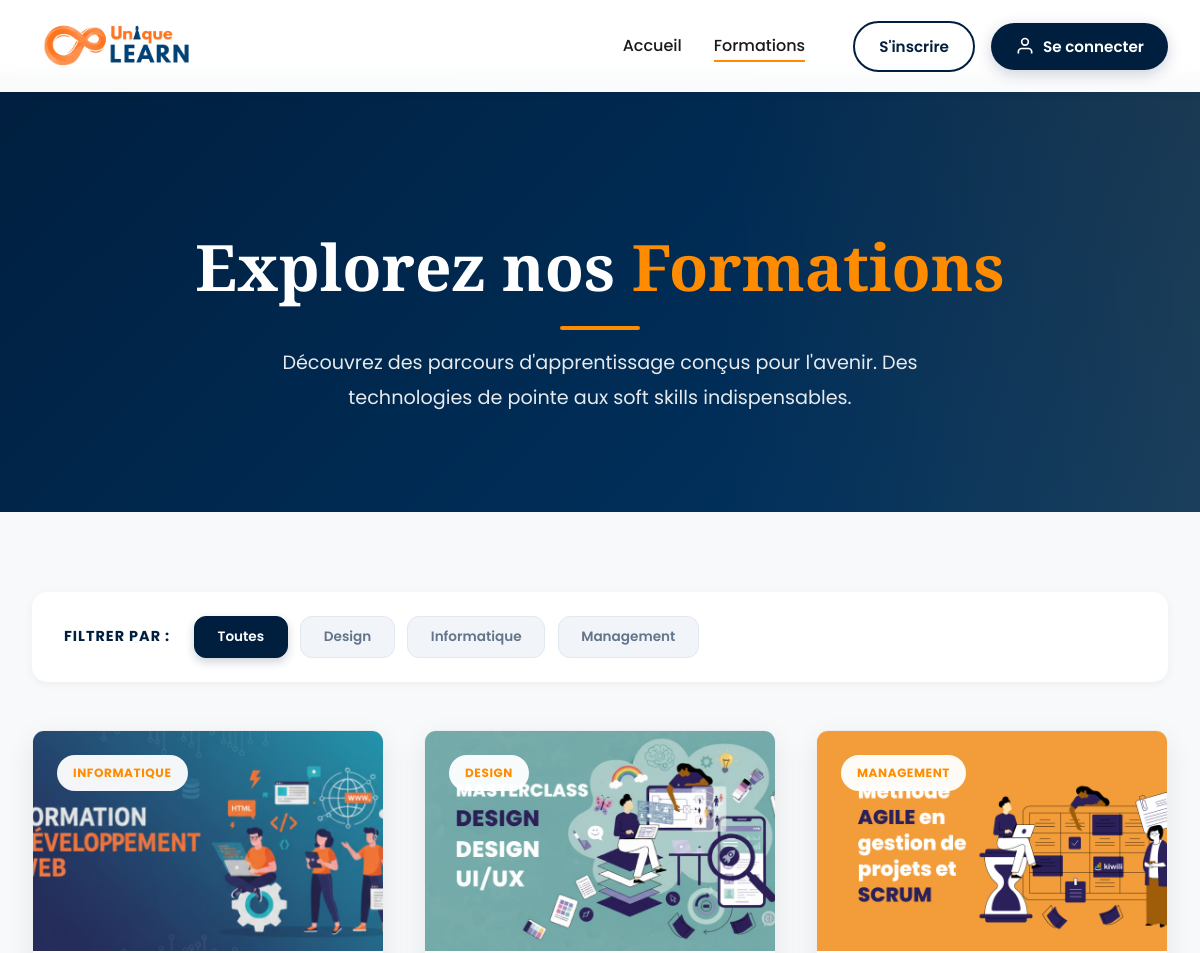
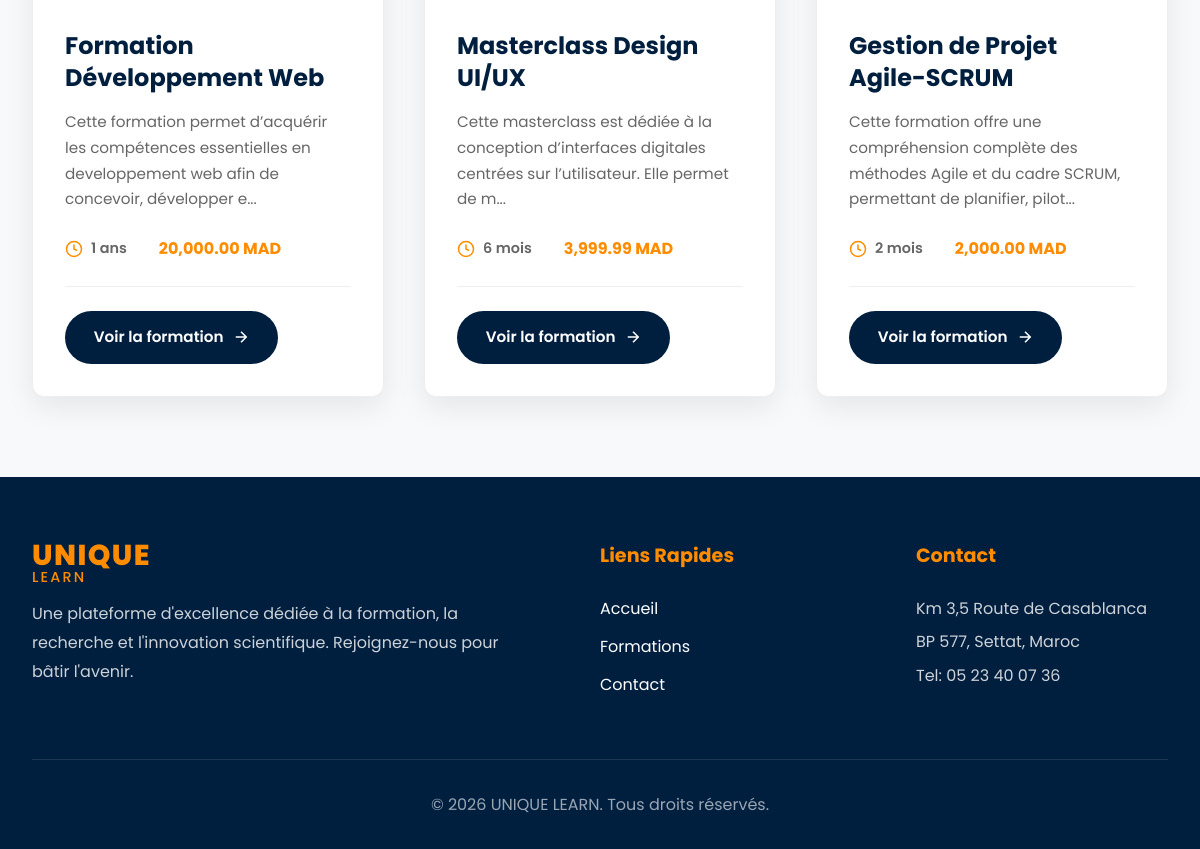
The page /formations.php on the database its author committed (2 pictures, top to bottom).
### tables this page shows
CREATE TABLE `formations` (
  `id` int(11) NOT NULL,
  `titre` varchar(255) NOT NULL,
  `categorie` varchar(100) NOT NULL,
  `description` text NOT NULL,
  `duree` varchar(50) NOT NULL,
  `prix` decimal(10,2) NOT NULL,
  `image_url` varchar(255) DEFAULT 'logo.png'
);

### public/formations.php (the view, shortened to what this page needs)
<?php
require_once '../includes/connexion.php';
include '../includes/header.php';
$selected_cat = $_GET['cat'] ?? '';
$cat_stmt = $pdo->query("SELECT DISTINCT categorie FROM formations WHERE categorie != '' ORDER BY categorie ASC");
$categories = $cat_stmt->fetchAll(PDO::FETCH_COLUMN);
$query = "SELECT * FROM formations";
$params = [];
$query .= " ORDER BY id DESC";
$stmt = $pdo->prepare($query);
$stmt->execute($params);
$formations = $stmt->fetchAll();
?>
<section class="formations-header">
    <div class="formations-header-overlay"></div>
    <div class="container">
        <div class="formations-header-content">
            <h1 class="formations-header-title">
                Explorez nos <span class="highlight-orange">Formations</span>
            </h1>
            <div class="section-underline"></div>
            <p class="formations-header-description">
                Découvrez des parcours d'apprentissage conçus pour l'avenir. Des technologies de pointe aux soft skills indispensables.
            </p>
        </div>
    </div>
</section>
<section class="catalogue-section" id="catalogue">
    <div class="container">
        <div class="filter-bar">
            <span class="filter-label">Filtrer par :</span>
            <div class="filter-buttons">
                <a href="formations.php#catalogue" class="filter-btn <?php echo !$selected_cat ? 'active' : ''; ?>">
                    Toutes
                </a>
                <?php foreach ($categories as $cat): ?>
                    <a href="formations.php?cat=<?php echo urlencode($cat); ?>#catalogue"
                       class="filter-btn <?php echo $selected_cat === $cat ? 'active' : ''; ?>">
                        <?php echo htmlspecialchars($cat); ?>
                    </a>
                <?php endforeach; ?>
            </div>
        </div>
        <div class="cards-grid">
            <?php if (empty($formations)): ?>
                <div class="empty-state">
                    <svg width="80" height="80" viewBox="0 0 24 24" fill="none" stroke="currentColor" stroke-width="1.5">
                        <circle cx="11" cy="11" r="8"></circle>
                        <path d="M21 21l-4.35-4.35"></path>
                    </svg>
                    <h3>Aucune formation trouvée</h3>
                    <p>Essayez de sélectionner une autre catégorie</p>
                    <a href="formations.php" class="btn btn-primary" style="margin-top: 2rem;">Voir toutes les formations</a>
                </div>
            <?php else: ?>
                <?php foreach ($formations as $f): ?>
                    <div class="program-card">
                        <div class="card-image" style="background-image: url('../assets/img/<?php echo $f['image_url']; ?>');">
                            <span class="card-badge badge-engineering"><?php echo htmlspecialchars($f['categorie']); ?></span>
                        </div>
                        <div class="card-content">
                            <h3 class="card-title"><?php echo htmlspecialchars($f['titre']); ?></h3>
                            <p class="card-description">
                                <?php echo htmlspecialchars(substr($f['description'], 0, 120)) . '...'; ?>
                            </p>
                            <div class="card-meta">
                                <span class="meta-item">
                                    <svg width="18" height="18" viewBox="0 0 24 24" fill="none" stroke="currentColor" stroke-width="2">
                                        <circle cx="12" cy="12" r="10"></circle>
                                        <polyline points="12 6 12 12 16 14"></polyline>
                                    </svg>
                                    <?php echo htmlspecialchars($f['duree']); ?>
                                </span>
                                <span class="meta-price"><?php echo number_format($f['prix'], 2); ?> MAD</span>
                            </div>
                            <a href="formation_detail.php?id=<?php echo $f['id']; ?>" class="btn-card">
                                Voir la formation
                                <svg width="18" height="18" viewBox="0 0 24 24" fill="none" stroke="currentColor" stroke-width="2">
                                    <path d="M5 12h14M12 5l7 7-7 7" />
                                </svg>
                            </a>
                        </div>
                    </div>
                <?php endforeach; ?>
            <?php endif; ?>
        </div>
    </div>
</section>
<footer class="footer">
    <div class="container">
        <div class="footer-content">
            <div class="footer-brand">
                <div class="footer-logo">
                    <span class="logo-fst">UNIQUE</span>
                    <span class="logo-settat">LEARN</span>
                </div>
                <p class="footer-description">
                    Une plateforme d'excellence dédiée à la formation, la recherche et
                    l'innovation scientifique. Rejoignez-nous pour bâtir l'avenir.
                </p>
            </div>
            <div class="footer-links">
                <h4>Liens Rapides</h4>
                <ul>
                    <li><a href="index.php">Accueil</a></li>
                    <li><a href="formations.php">Formations</a></li>
                    <li><a href="#contact">Contact</a></li>
                </ul>
            </div>
            <div class="footer-contact">
                <h4>Contact</h4>
                <p>Km 3,5 Route de Casablanca</p>
                <p>BP 577, Settat, Maroc</p>
                <p>Tel: 05 23 40 07 36</p>
            </div>
        </div>
        <div class="footer-bottom">
            <p>&copy; <?php echo date('Y'); ?> UNIQUE LEARN. Tous droits réservés.</p>
        </div>
    </div>
</footer>
</body>
</html>

### includes/header.php (shortened to what this page needs)
<?php
$current_page = basename($_SERVER['PHP_SELF']);
?>
<!DOCTYPE html>
<html lang="fr">
<head>
    <link rel="stylesheet" href="../css/style.css">
    <link rel="stylesheet" href="https://cdnjs.cloudflare.com/ajax/libs/font-awesome/6.4.0/css/all.min.css">
</head>
<body>
    <header class="header">
        <nav class="nav-container">
           <div class="logo">
        <img src="../assets/img/logo.png" alt="UNIQUE LEARN" class="logo-img">
    </div>
            <div class="nav-right" id="navMenu">
                <ul class="nav-menu">
                    <li>
                        <a href="index.php" class="nav-link <?php echo ($current_page == 'index.php') ? 'active' : ''; ?>">Accueil</a>
                    </li>
                    <li>
                        <a href="formations.php" class="nav-link <?php echo ($current_page == 'formations.php') ? 'active' : ''; ?>">Formations</a>
                    </li>
                </ul>
                <div class="nav-buttons">
                    <?php if (isset($_SESSION['admin_connected']) || isset($_SESSION['user_id'])): ?>
                        <button class="btn-connect" onclick="window.location.href='../admin/logout.php'">
                            <i class="fas fa-sign-out-alt"></i> Déconnexion
                        </button>
                    <?php else: ?>
                        <button class="btn-register" onclick="window.location.href='inscription.php'">
                            S'inscrire
                        </button>
                        <button class="btn-connect" onclick="window.location.href='login.php'">
                            <svg width="20" height="20" viewBox="0 0 24 24" fill="none" stroke="currentColor" stroke-width="2">
                                <path d="M20 21v-2a4 4 0 0 0-4-4H8a4 4 0 0 0-4 4v2"></path>
                                <circle cx="12" cy="7" r="4"></circle>
                            </svg>
                            Se connecter
                        </button>
                    <?php endif; ?>
                </div>
            </div>
        </nav>
    </header>

### includes/header.php (style rules this page uses)
.logo-img { height: 60px; width: auto; object-fit: contain; cursor: pointer; }
.logo { cursor: pointer; }

### rows shown on the page
formations: image_url (picture), categorie "INFORMATIQUE", titre "Formation Développement Web", description "Cette formation permet d’acquérir les compétences essentielles en developpement web afin de concevoir, développer e", duree "1 ans", prix "20,000.00"
formations: image_url (picture), categorie "DESIGN", titre "Masterclass Design UI/UX", description "Cette masterclass est dédiée à la conception d’interfaces digitales centrées sur l’utilisateur. Elle permet de m", duree "6 mois", prix "3,999.99"
formations: image_url (picture), categorie "MANAGEMENT", titre "Gestion de Projet Agile-SCRUM", description "Cette formation offre une compréhension complète des méthodes Agile et du cadre SCRUM, permettant de planifier, pilot", duree "2 mois", prix "2,000.00"

### other values the page prints
$cat "Design"
$cat "Informatique"
$cat "Management"
